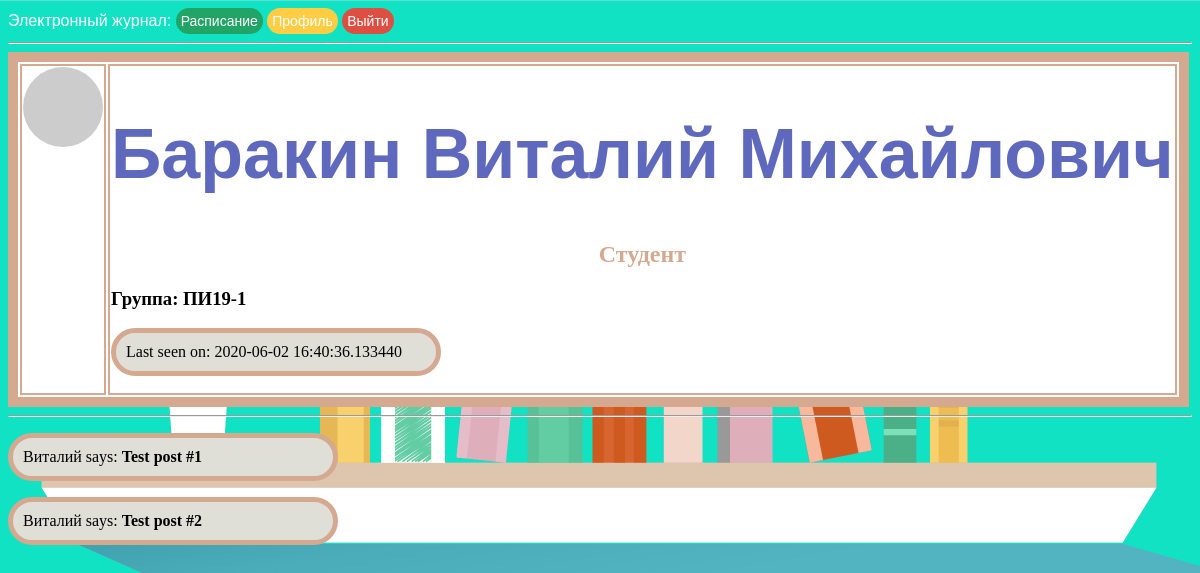
Page /user/Виталий_Баракин_id-2 (signed in) on the committed database.
### app/models.py (models this page shows, shortened)
class User(UserMixin, db.Model):
    id = db.Column(db.Integer, primary_key=True)
    priority = db.Column(db.String(64))
    surname = db.Column(db.String(64), index=True)
    name = db.Column(db.String(64), index=True)
    patronymic = db.Column(db.String(64), index=True)
    email = db.Column(db.String(120), index=True, unique=True)
    phone = db.Column(db.Integer, index=True, unique=True)
    groups = db.Column(db.String(60), index=True)
    password_hash = db.Column(db.String(128))
    about_me = db.Column(db.String(140))
    last_seen = db.Column(db.DateTime, default=datetime.today)
    def avatar(self, size):
        digest = md5(self.email.lower().encode('utf-8')).hexdigest()
        return 'https://www.gravatar.com/avatar/{}?d=mp&s={}'.format(digest, size)
    @login.user_loader
    def load_user(id):
        return User.query.get(int(id))

### app/routes.py (the view)
@app.route('/user/<name>_<surname>_id-<id>')
@login_required
def user(name, surname, id):
    user = User.query.filter_by(id=id).first_or_404()
    posts = [
        {'author': user, 'body': 'Test post #1'},
        {'author': user, 'body': 'Test post #2'}
    ]
    return render_template('user.html', user=user, posts=posts, title=f'{surname} {name}')

### app/routes.py (called while the page is built)
@app.before_request
def before_request():
    if current_user.is_authenticated:
        current_user.last_seen = datetime.today()
        db.session.commit()

### app/templates/user.html (shortened to what this page needs)
<!DOCTYPE html>
{% extends "base.html" %}
{% block content %}
    <table class="pofile" style="border:10px solid #d4a990;">
        <tr valign="top">
            <td><img src="{{ user.avatar(128) }}" alt="" class="round"></td>
            <td><h1> {{ user.surname }} {{ user.name }} {{user.patronymic}}</h1>
                <h2>{{ user.priority}}</h2>
                {%if user.priority == "Преподаватель"%}
                    <h3>Дисциплина: {{user.groups}}</h3>
                {%else%}
                    <h3>Группа: {{user.groups}}</h3>
                {%endif%}
                {% if user.last_seen %}<p>Last seen on: {{ user.last_seen }}</p>{% endif %}
            </td>
        </tr>
    </table>
    <hr>
    {% for post in posts %}
    <p>
    {{ post.author.name }} says: <b>{{ post.body }}</b>
    </p>
    {% endfor %}
{% endblock %}

### app/static/css/style.css (style rules this page uses)
body { background-color: azure }
h1 { color: #5e68bd; text-align: center; font-size: 70px; font-family: arial; }
h2 { color:#d4a990; font-family: calibri; text-align: center; }
td, table, tr, .schedule { border: 2px solid #d4a990; color:black; font-family: calibri; background:white; }
p { color: black; padding: 10px 10px; width: 300px; background: #DFDFD8; font-family: consolas; border: 5px solid #d4a990; border-radius: 50px; }
body { background: url("/static/images/background-min.png"); color:#fff ; background-attachment: scroll; background-repeat: repeat-x; background-size:cover; }

### app/templates/user.html (style rules this page uses)
.round { border-radius: 100px; }

### rows in the picture
User: surname "Баракин", name "Виталий", patronymic "Михайлович", priority "Студент", groups "ПИ19-1", last_seen "2020-06-02 16:40:36.133440", author.name "Виталий" "Виталий"

### other values in the picture
{{ post.body }} "Test post #1" "Test post #2"
